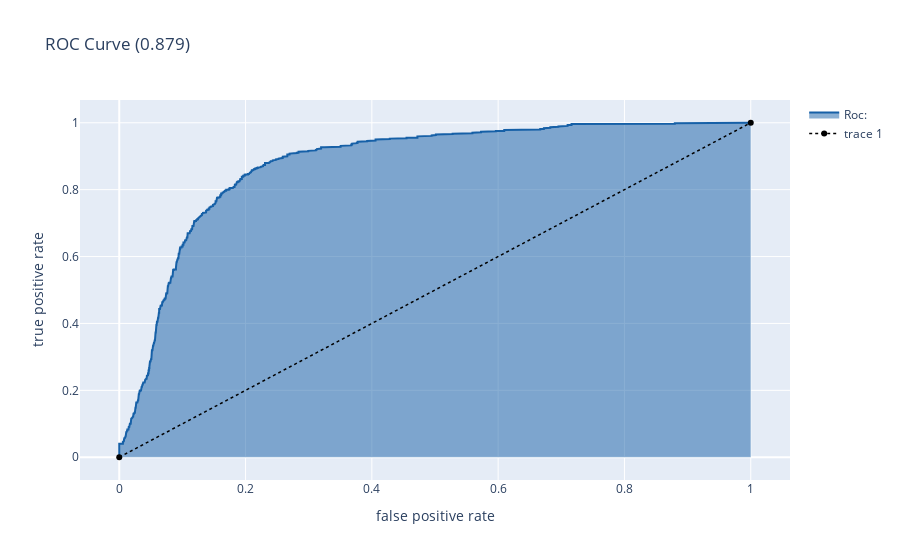

Write notebook code for a chart like this one.
### Code cell
# Decision Tree
from sklearn.tree import DecisionTreeClassifier

model = DecisionTreeClassifier()
model.fit(X_train,Y_train)

Y_score = model.predict_proba(X_test)[:,1]
y_pred = model.predict(X_test)

print('Logistic Regression')
print('acc:',accuracy_score(Y_test,y_pred))
print('recall:',recall_score(Y_test,y_pred))
print('f1:',f1_score(Y_test,y_pred))

roccurve()

### Figure 1 — Plotly figure (JSON) as saved in the notebook; plotly's stock layout.template omitted (floating-point values rounded to 4 significant figures; data arrays with more than 128 entries replaced by an {"elided": "..."} marker saying what was removed)
{"data": [{"fill": "tozeroy", "line": {"color": "rgb(22,96,167)", "width": 2}, "name": "Roc:", "type": "scatter", "x": {"elided": "802 float values"}, "y": {"elided": "802 float values"}}, {"line": {"color": "black", "dash": "dot", "width": 1.5}, "type": "scatter", "x": [0, 1], "y": [0, 1]}], "layout": {"title": {"text": "ROC Curve (0.879)"}, "xaxis": {"title": {"text": "false positive rate"}}, "yaxis": {"title": {"text": "true positive rate"}}}}
